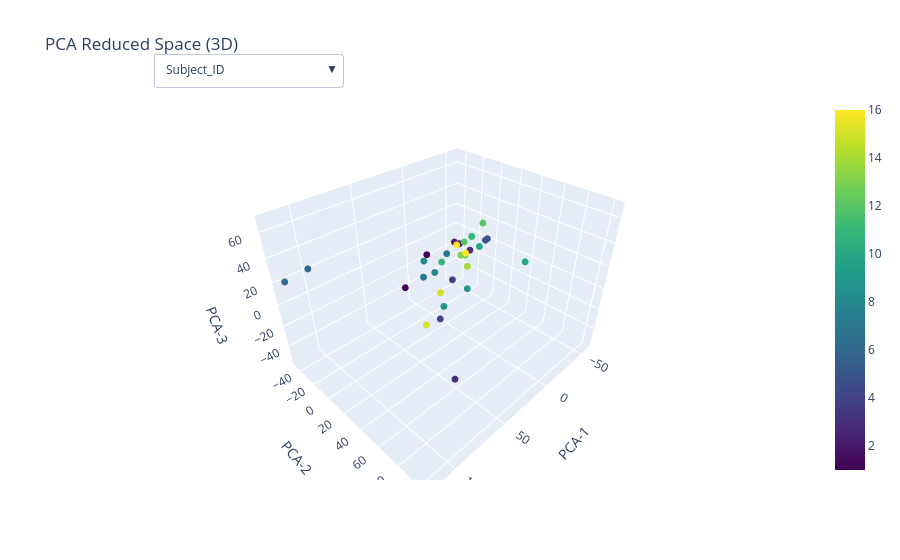

Notebook code for this chart:
### Code cell
from plotly import colors as pc

method = 'PCA'
dim = 3  # Can be 2 or 3

subject_ids = [meta[0] for meta in metadata]
trial_ids = [meta[1] for meta in metadata]
gender = [meta[2] for meta in metadata]
handiness = [meta[3] for meta in metadata]
age = [meta[4] for meta in metadata]

# Маппим время к каждой записи по Subject_ID (если в Excel есть Trial_id — можно расширить merge)
times = []
for sid in subject_ids:
    try:
        t = subject_metadata.loc[int(sid), '__time']
        # если у субъекта несколько строк в Excel — берём первую
        if isinstance(t, pd.Series):
            t = t.iloc[0]
        times.append(t)
    except Exception:
        times.append(None)

def _cond_from_time(t, day_start=10, day_end=18, eve_start=18, eve_end=24):
    if t is None:
        return 'other'
    h = int(t.hour)

    def in_window(a, b, h):
        # [a, b) с поддержкой обёртки через полночь; b может быть 24
        if a == b:
            return True  # весь круг
        if a < b:
            return a <= h < b
        # окно через полночь, например [22, 3)
        return (h >= a) or (h < b)

    if in_window(day_start, day_end, h):
        return 'day'
    if in_window(eve_start, eve_end, h):
        return 'evening'
    return 'other'

conditions = [_cond_from_time(t) for t in times]

# Adjust DataFrame columns based on dim
columns = [f'DIM-{i+1}' for i in range(dim)]
df = pd.DataFrame(reduced_data, columns=columns)
df['Subject_ID'] = subject_ids
df['Trial_ID'] = trial_ids
df['Gender'] = gender
df['Handiness'] = handiness
df['Age'] = age
df['Labels_DBSCAN'] = labels_dbscan
df['Labels_KNN'] = labels_knn
df['Labels_HDBSCAN'] = labels_hdbscan
df['Labels_GMM'] = labels_gmm
df['Labels_Spectral_Clustering'] = labels_spec_clust
df['Labels_Agglomerative'] = labels_agglomerative
df['Metadata'] = [str(meta) for meta in metadata]

df['Time'] = [t.strftime('%H:%M') if t is not None else None for t in times]  # человекочитаемо
df['Condition'] = conditions 

_CAT_PALETTE = (pc.qualitative.Plotly + pc.qualitative.D3 +
                pc.qualitative.Safe + pc.qualitative.Set3 +
                pc.qualitative.Pastel)

def _color_kwargs(series: pd.Series):
    s = pd.Series(series)

    # числовые столбцы → непрерывная шкала
    if pd.api.types.is_numeric_dtype(s):
        return {'color': s.to_numpy(), 'colorscale': 'Viridis', 'showscale': True}

    s_str = s.astype(str)

    # формат времени 'HH:MM' → переводим в минуты суток
    if s_str.dropna().str.match(r'^\d{1,2}:\d{2}$').all():
        dt = pd.to_datetime(s_str, format='%H:%M', errors='coerce')
        mins = (dt.dt.hour * 60 + dt.dt.minute).astype(float)
        return {'color': mins.to_numpy(), 'colorscale': 'Viridis', 'showscale': True}

    # категориальные значения → дискретные цвета
    cats = s_str.fillna('NA').unique()
    lut = {cat: _CAT_PALETTE[i % len(_CAT_PALETTE)] for i, cat in enumerate(cats)}
    mapped = s_str.fillna('NA').map(lut)
    return {'color': mapped.to_numpy()}

coloring_vars = [
    'Subject_ID', 'Trial_ID', 'Gender', 'Handiness', 'Age',
    'Labels_DBSCAN', 'Labels_KNN', 'Labels_HDBSCAN', 'Labels_GMM',
    'Labels_Spectral_Clustering', 'Labels_Agglomerative',
    'Condition', 'Time'
]

fig = go.Figure()

for i, var in enumerate(coloring_vars):
    if var not in df.columns:
        continue

    mkw = _color_kwargs(df[var])  # корректные параметры для marker

    if dim == 3:
        fig.add_trace(go.Scatter3d(
            x=df['DIM-1'], y=df['DIM-2'], z=df['DIM-3'],
            mode='markers',
            marker=dict(size=4, **mkw),
            hoverinfo='text',
            hovertext=df['Metadata'],
            name=var,
            visible=(i == 0)  # показываем первый слой по умолчанию
        ))
    else:
        fig.add_trace(go.Scatter(
            x=df['DIM-1'], y=df['DIM-2'],
            mode='markers',
            marker=dict(size=6, **mkw),
            hoverinfo='text',
            hovertext=df['Metadata'],
            name=var,
            visible=(i == 0)
        ))

# Кнопки для переключения раскраски
buttons = []
for i, var in enumerate(coloring_vars):
    buttons.append(dict(
        label=var,
        method='update',
        args=[{'visible': [j == i for j in range(len(coloring_vars))]}]
    ))

# ------------------------
# 6) Оформление и сохранение
# ------------------------
if dim == 3:
    fig.update_layout(
        updatemenus=[dict(
            buttons=buttons,
            direction='down',
            pad={'r': 10, 't': 10},
            showactive=True,
            x=0.1, xanchor='left',
            y=1.15, yanchor='top'
        )],
        title=f'{method} Reduced Space ({dim}D)',
        scene=dict(
            xaxis_title=f'{method}-1',
            yaxis_title=f'{method}-2',
            zaxis_title=f'{method}-3'
        ),
        showlegend=False
    )
else:
    fig.update_layout(
        updatemenus=[dict(
            buttons=buttons,
            direction='down',
            pad={'r': 10, 't': 10},
            showactive=True,
            x=0.1, xanchor='left',
            y=1.15, yanchor='top'
        )],
        title=f'{method} Reduced Space ({dim}D)',
        xaxis_title=f'{method}-1',
        yaxis_title=f'{method}-2',
        showlegend=False
    )

fig.show()

#fig.write_html(f'./Generated/Figures/Spectral_Analysis/Spectral_Clustering/All/Morlet_PCA_All_Clust_3D.html', include_plotlyjs='cdn', full_html=True)

### Figure 1 — Plotly figure (JSON) as saved in the notebook; plotly's stock layout.template omitted (floating-point values rounded to 4 significant figures)
{"data": [{"hoverinfo": "text", "hovertext": ["[4, 2, 'f', 'r', 30]", "[4, 1, 'f', 'r', 30]", "[14, 1, 'f', 'r', 18]", "[15, 2, 'f', 'r', 23]", "[15, 1, 'f', 'r', 23]", "[1, 2, 'f', 'r', 21]", "[1, 1, 'f', 'r', 21]", "[5, 2, 'm', 'r', 0]", "[5, 1, 'm', 'r', 0]", "[3, 2, 'm', 'r', 18]", "[3, 1, 'm', 'r', 18]", "[2, 2, 'm', 'r', 19]", "[2, 1, 'm', 'r', 19]", "[7, 2, 'f', 'r', 19]", "[7, 1, 'f', 'r', 19]", "[10, 2, 'm', 'r', 20]", "[10, 1, 'm', 'r', 20]", "[8, 2, 'm', 'r', 18]", "[8, 1, 'm', 'r', 18]", "[12, 2, 'm', 'r', 20]", "[12, 1, 'm', 'r', 20]", "[16, 2, 'f', 'r', 18]", "[16, 1, 'f', 'r', 18]", "[11, 2, 'm', 'r', 18]", "[11, 1, 'm', 'r', 18]", "[9, 2, 'f', 'r', 31]", "[9, 1, 'f', 'r', 31]", "[13, 2, 'm', 'n', 0]", "[13, 1, 'm', 'n', 0]", "[6, 2, 'f', 'r', 18]", "[6, 1, 'f', 'r', 18]"], "marker": {"color": [4, 4, 14, 15, 15, 1, 1, 5, 5, 3, 3, 2, 2, 7, 7, 10, 10, 8, 8, 12, 12, 16, 16, 11, 11, 9, 9, 13, 13, 6, 6], "colorscale": [[0, "#440154"], [0.1111, "#482878"], [0.2222, "#3e4989"], [0.3333, "#31688e"], [0.4444, "#26828e"], [0.5556, "#1f9e89"], [0.6667, "#35b779"], [0.7778, "#6ece58"], [0.8889, "#b5de2b"], [1, "#fde725"]], "showscale": true, "size": 4}, "mode": "markers", "name": "Subject_ID", "type": "scatter3d", "visible": true, "x": [-1.403, 23.4, -21.0, 7.311, 28.65, 42.78, 6.72, -51.91, -53.12, 46.66, -30.26, -27.01, -31.93, 26.61, -8.957, 41.41, -30.28, 12.4, 4.794, -29.59, -58.18, -25.03, -18.25, 6.152, -31.57, -6.705, 13.97, -23.37, -29.35, 118.9, 98.18], "y": [5.255, 15.81, 3.976, -0.2013, 4.573, -2.936, -16.69, -1.015, -4.225, 55.38, -2.045, -17.38, -16.18, 0.6056, -8.983, 102.6, 8.394, -14.21, -9.56, -8.35, -12.32, -2.274, -6.468, 0.1415, -1.695, 17.41, 10.52, -6.041, -6.215, -41.94, -45.91], "z": [-10.71, -32.29, -6.732, -22.33, -42.25, -0.9193, 7.755, 6.075, 2.907, -55.71, 2.893, 6.066, 2.969, 2.967, 5.417, 68.17, 10.76, 5.21, -7.323, 8.643, 15.13, 2.179, 11.22, 7.727, 15.94, -16.38, -27.44, -0.8196, -3.491, 22.35, 22.04]}, {"hoverinfo": "text", "hovertext": ["[4, 2, 'f', 'r', 30]", "[4, 1, 'f', 'r', 30]", "[14, 1, 'f', 'r', 18]", "[15, 2, 'f', 'r', 23]", "[15, 1, 'f', 'r', 23]", "[1, 2, 'f', 'r', 21]", "[1, 1, 'f', 'r', 21]", "[5, 2, 'm', 'r', 0]", "[5, 1, 'm', 'r', 0]", "[3, 2, 'm', 'r', 18]", "[3, 1, 'm', 'r', 18]", "[2, 2, 'm', 'r', 19]", "[2, 1, 'm', 'r', 19]", "[7, 2, 'f', 'r', 19]", "[7, 1, 'f', 'r', 19]", "[10, 2, 'm', 'r', 20]", "[10, 1, 'm', 'r', 20]", "[8, 2, 'm', 'r', 18]", "[8, 1, 'm', 'r', 18]", "[12, 2, 'm', 'r', 20]", "[12, 1, 'm', 'r', 20]", "[16, 2, 'f', 'r', 18]", "[16, 1, 'f', 'r', 18]", "[11, 2, 'm', 'r', 18]", "[11, 1, 'm', 'r', 18]", "[9, 2, 'f', 'r', 31]", "[9, 1, 'f', 'r', 31]", "[13, 2, 'm', 'n', 0]", "[13, 1, 'm', 'n', 0]", "[6, 2, 'f', 'r', 18]", "[6, 1, 'f', 'r', 18]"], "marker": {"color": [2, 1, 1, 2, 1, 2, 1, 2, 1, 2, 1, 2, 1, 2, 1, 2, 1, 2, 1, 2, 1, 2, 1, 2, 1, 2, 1, 2, 1, 2, 1], "colorscale": [[0, "#440154"], [0.1111, "#482878"], [0.2222, "#3e4989"], [0.3333, "#31688e"], [0.4444, "#26828e"], [0.5556, "#1f9e89"], [0.6667, "#35b779"], [0.7778, "#6ece58"], [0.8889, "#b5de2b"], [1, "#fde725"]], "showscale": true, "size": 4}, "mode": "markers", "name": "Trial_ID", "type": "scatter3d", "visible": false, "x": [-1.403, 23.4, -21.0, 7.311, 28.65, 42.78, 6.72, -51.91, -53.12, 46.66, -30.26, -27.01, -31.93, 26.61, -8.957, 41.41, -30.28, 12.4, 4.794, -29.59, -58.18, -25.03, -18.25, 6.152, -31.57, -6.705, 13.97, -23.37, -29.35, 118.9, 98.18], "y": [5.255, 15.81, 3.976, -0.2013, 4.573, -2.936, -16.69, -1.015, -4.225, 55.38, -2.045, -17.38, -16.18, 0.6056, -8.983, 102.6, 8.394, -14.21, -9.56, -8.35, -12.32, -2.274, -6.468, 0.1415, -1.695, 17.41, 10.52, -6.041, -6.215, -41.94, -45.91], "z": [-10.71, -32.29, -6.732, -22.33, -42.25, -0.9193, 7.755, 6.075, 2.907, -55.71, 2.893, 6.066, 2.969, 2.967, 5.417, 68.17, 10.76, 5.21, -7.323, 8.643, 15.13, 2.179, 11.22, 7.727, 15.94, -16.38, -27.44, -0.8196, -3.491, 22.35, 22.04]}, {"hoverinfo": "text", "hovertext": ["[4, 2, 'f', 'r', 30]", "[4, 1, 'f', 'r', 30]", "[14, 1, 'f', 'r', 18]", "[15, 2, 'f', 'r', 23]", "[15, 1, 'f', 'r', 23]", "[1, 2, 'f', 'r', 21]", "[1, 1, 'f', 'r', 21]", "[5, 2, 'm', 'r', 0]", "[5, 1, 'm', 'r', 0]", "[3, 2, 'm', 'r', 18]", "[3, 1, 'm', 'r', 18]", "[2, 2, 'm', 'r', 19]", "[2, 1, 'm', 'r', 19]", "[7, 2, 'f', 'r', 19]", "[7, 1, 'f', 'r', 19]", "[10, 2, 'm', 'r', 20]", "[10, 1, 'm', 'r', 20]", "[8, 2, 'm', 'r', 18]", "[8, 1, 'm', 'r', 18]", "[12, 2, 'm', 'r', 20]", "[12, 1, 'm', 'r', 20]", "[16, 2, 'f', 'r', 18]", "[16, 1, 'f', 'r', 18]", "[11, 2, 'm', 'r', 18]", "[11, 1, 'm', 'r', 18]", "[9, 2, 'f', 'r', 31]", "[9, 1, 'f', 'r', 31]", "[13, 2, 'm', 'n', 0]", "[13, 1, 'm', 'n', 0]", "[6, 2, 'f', 'r', 18]", "[6, 1, 'f', 'r', 18]"], "marker": {"color": ["#636EFA", "#636EFA", "#636EFA", "#636EFA", "#636EFA", "#636EFA", "#636EFA", "#EF553B", "#EF553B", "#EF553B", "#EF553B", "#EF553B", "#EF553B", "#636EFA", "#636EFA", "#EF553B", "#EF553B", "#EF553B", "#EF553B", "#EF553B", "#EF553B", "#636EFA", "#636EFA", "#EF553B", "#EF553B", "#636EFA", "#636EFA", "#EF553B", "#EF553B", "#636EFA", "#636EFA"], "size": 4}, "mode": "markers", "name": "Gender", "type": "scatter3d", "visible": false, "x": [-1.403, 23.4, -21.0, 7.311, 28.65, 42.78, 6.72, -51.91, -53.12, 46.66, -30.26, -27.01, -31.93, 26.61, -8.957, 41.41, -30.28, 12.4, 4.794, -29.59, -58.18, -25.03, -18.25, 6.152, -31.57, -6.705, 13.97, -23.37, -29.35, 118.9, 98.18], "y": [5.255, 15.81, 3.976, -0.2013, 4.573, -2.936, -16.69, -1.015, -4.225, 55.38, -2.045, -17.38, -16.18, 0.6056, -8.983, 102.6, 8.394, -14.21, -9.56, -8.35, -12.32, -2.274, -6.468, 0.1415, -1.695, 17.41, 10.52, -6.041, -6.215, -41.94, -45.91], "z": [-10.71, -32.29, -6.732, -22.33, -42.25, -0.9193, 7.755, 6.075, 2.907, -55.71, 2.893, 6.066, 2.969, 2.967, 5.417, 68.17, 10.76, 5.21, -7.323, 8.643, 15.13, 2.179, 11.22, 7.727, 15.94, -16.38, -27.44, -0.8196, -3.491, 22.35, 22.04]}, {"hoverinfo": "text", "hovertext": ["[4, 2, 'f', 'r', 30]", "[4, 1, 'f', 'r', 30]", "[14, 1, 'f', 'r', 18]", "[15, 2, 'f', 'r', 23]", "[15, 1, 'f', 'r', 23]", "[1, 2, 'f', 'r', 21]", "[1, 1, 'f', 'r', 21]", "[5, 2, 'm', 'r', 0]", "[5, 1, 'm', 'r', 0]", "[3, 2, 'm', 'r', 18]", "[3, 1, 'm', 'r', 18]", "[2, 2, 'm', 'r', 19]", "[2, 1, 'm', 'r', 19]", "[7, 2, 'f', 'r', 19]", "[7, 1, 'f', 'r', 19]", "[10, 2, 'm', 'r', 20]", "[10, 1, 'm', 'r', 20]", "[8, 2, 'm', 'r', 18]", "[8, 1, 'm', 'r', 18]", "[12, 2, 'm', 'r', 20]", "[12, 1, 'm', 'r', 20]", "[16, 2, 'f', 'r', 18]", "[16, 1, 'f', 'r', 18]", "[11, 2, 'm', 'r', 18]", "[11, 1, 'm', 'r', 18]", "[9, 2, 'f', 'r', 31]", "[9, 1, 'f', 'r', 31]", "[13, 2, 'm', 'n', 0]", "[13, 1, 'm', 'n', 0]", "[6, 2, 'f', 'r', 18]", "[6, 1, 'f', 'r', 18]"], "marker": {"color": ["#636EFA", "#636EFA", "#636EFA", "#636EFA", "#636EFA", "#636EFA", "#636EFA", "#636EFA", "#636EFA", "#636EFA", "#636EFA", "#636EFA", "#636EFA", "#636EFA", "#636EFA", "#636EFA", "#636EFA", "#636EFA", "#636EFA", "#636EFA", "#636EFA", "#636EFA", "#636EFA", "#636EFA", "#636EFA", "#636EFA", "#636EFA", "#EF553B", "#EF553B", "#636EFA", "#636EFA"], "size": 4}, "mode": "markers", "name": "Handiness", "type": "scatter3d", "visible": false, "x": [-1.403, 23.4, -21.0, 7.311, 28.65, 42.78, 6.72, -51.91, -53.12, 46.66, -30.26, -27.01, -31.93, 26.61, -8.957, 41.41, -30.28, 12.4, 4.794, -29.59, -58.18, -25.03, -18.25, 6.152, -31.57, -6.705, 13.97, -23.37, -29.35, 118.9, 98.18], "y": [5.255, 15.81, 3.976, -0.2013, 4.573, -2.936, -16.69, -1.015, -4.225, 55.38, -2.045, -17.38, -16.18, 0.6056, -8.983, 102.6, 8.394, -14.21, -9.56, -8.35, -12.32, -2.274, -6.468, 0.1415, -1.695, 17.41, 10.52, -6.041, -6.215, -41.94, -45.91], "z": [-10.71, -32.29, -6.732, -22.33, -42.25, -0.9193, 7.755, 6.075, 2.907, -55.71, 2.893, 6.066, 2.969, 2.967, 5.417, 68.17, 10.76, 5.21, -7.323, 8.643, 15.13, 2.179, 11.22, 7.727, 15.94, -16.38, -27.44, -0.8196, -3.491, 22.35, 22.04]}, {"hoverinfo": "text", "hovertext": ["[4, 2, 'f', 'r', 30]", "[4, 1, 'f', 'r', 30]", "[14, 1, 'f', 'r', 18]", "[15, 2, 'f', 'r', 23]", "[15, 1, 'f', 'r', 23]", "[1, 2, 'f', 'r', 21]", "[1, 1, 'f', 'r', 21]", "[5, 2, 'm', 'r', 0]", "[5, 1, 'm', 'r', 0]", "[3, 2, 'm', 'r', 18]", "[3, 1, 'm', 'r', 18]", "[2, 2, 'm', 'r', 19]", "[2, 1, 'm', 'r', 19]", "[7, 2, 'f', 'r', 19]", "[7, 1, 'f', 'r', 19]", "[10, 2, 'm', 'r', 20]", "[10, 1, 'm', 'r', 20]", "[8, 2, 'm', 'r', 18]", "[8, 1, 'm', 'r', 18]", "[12, 2, 'm', 'r', 20]", "[12, 1, 'm', 'r', 20]", "[16, 2, 'f', 'r', 18]", "[16, 1, 'f', 'r', 18]", "[11, 2, 'm', 'r', 18]", "[11, 1, 'm', 'r', 18]", "[9, 2, 'f', 'r', 31]", "[9, 1, 'f', 'r', 31]", "[13, 2, 'm', 'n', 0]", "[13, 1, 'm', 'n', 0]", "[6, 2, 'f', 'r', 18]", "[6, 1, 'f', 'r', 18]"], "marker": {"color": [30, 30, 18, 23, 23, 21, 21, 0, 0, 18, 18, 19, 19, 19, 19, 20, 20, 18, 18, 20, 20, 18, 18, 18, 18, 31, 31, 0, 0, 18, 18], "colorscale": [[0, "#440154"], [0.1111, "#482878"], [0.2222, "#3e4989"], [0.3333, "#31688e"], [0.4444, "#26828e"], [0.5556, "#1f9e89"], [0.6667, "#35b779"], [0.7778, "#6ece58"], [0.8889, "#b5de2b"], [1, "#fde725"]], "showscale": true, "size": 4}, "mode": "markers", "name": "Age", "type": "scatter3d", "visible": false, "x": [-1.403, 23.4, -21.0, 7.311, 28.65, 42.78, 6.72, -51.91, -53.12, 46.66, -30.26, -27.01, -31.93, 26.61, -8.957, 41.41, -30.28, 12.4, 4.794, -29.59, -58.18, -25.03, -18.25, 6.152, -31.57, -6.705, 13.97, -23.37, -29.35, 118.9, 98.18], "y": [5.255, 15.81, 3.976, -0.2013, 4.573, -2.936, -16.69, -1.015, -4.225, 55.38, -2.045, -17.38, -16.18, 0.6056, -8.983, 102.6, 8.394, -14.21, -9.56, -8.35, -12.32, -2.274, -6.468, 0.1415, -1.695, 17.41, 10.52, -6.041, -6.215, -41.94, -45.91], "z": [-10.71, -32.29, -6.732, -22.33, -42.25, -0.9193, 7.755, 6.075, 2.907, -55.71, 2.893, 6.066, 2.969, 2.967, 5.417, 68.17, 10.76, 5.21, -7.323, 8.643, 15.13, 2.179, 11.22, 7.727, 15.94, -16.38, -27.44, -0.8196, -3.491, 22.35, 22.04]}, {"hoverinfo": "text", "hovertext": ["[4, 2, 'f', 'r', 30]", "[4, 1, 'f', 'r', 30]", "[14, 1, 'f', 'r', 18]", "[15, 2, 'f', 'r', 23]", "[15, 1, 'f', 'r', 23]", "[1, 2, 'f', 'r', 21]", "[1, 1, 'f', 'r', 21]", "[5, 2, 'm', 'r', 0]", "[5, 1, 'm', 'r', 0]", "[3, 2, 'm', 'r', 18]", "[3, 1, 'm', 'r', 18]", "[2, 2, 'm', 'r', 19]", "[2, 1, 'm', 'r', 19]", "[7, 2, 'f', 'r', 19]", "[7, 1, 'f', 'r', 19]", "[10, 2, 'm', 'r', 20]", "[10, 1, 'm', 'r', 20]", "[8, 2, 'm', 'r', 18]", "[8, 1, 'm', 'r', 18]", "[12, 2, 'm', 'r', 20]", "[12, 1, 'm', 'r', 20]", "[16, 2, 'f', 'r', 18]", "[16, 1, 'f', 'r', 18]", "[11, 2, 'm', 'r', 18]", "[11, 1, 'm', 'r', 18]", "[9, 2, 'f', 'r', 31]", "[9, 1, 'f', 'r', 31]", "[13, 2, 'm', 'n', 0]", "[13, 1, 'm', 'n', 0]", "[6, 2, 'f', 'r', 18]", "[6, 1, 'f', 'r', 18]"], "marker": {"color": [0, 0, 0, 0, 0, 0, 0, 0, 0, -1, 0, 0, 0, 0, 0, -1, 0, 0, 0, 0, 0, 0, 0, 0, 0, 0, 0, 0, 0, 1, 1], "colorscale": [[0, "#440154"], [0.1111, "#482878"], [0.2222, "#3e4989"], [0.3333, "#31688e"], [0.4444, "#26828e"], [0.5556, "#1f9e89"], [0.6667, "#35b779"], [0.7778, "#6ece58"], [0.8889, "#b5de2b"], [1, "#fde725"]], "showscale": true, "size": 4}, "mode": "markers", "name": "Labels_DBSCAN", "type": "scatter3d", "visible": false, "x": [-1.403, 23.4, -21.0, 7.311, 28.65, 42.78, 6.72, -51.91, -53.12, 46.66, -30.26, -27.01, -31.93, 26.61, -8.957, 41.41, -30.28, 12.4, 4.794, -29.59, -58.18, -25.03, -18.25, 6.152, -31.57, -6.705, 13.97, -23.37, -29.35, 118.9, 98.18], "y": [5.255, 15.81, 3.976, -0.2013, 4.573, -2.936, -16.69, -1.015, -4.225, 55.38, -2.045, -17.38, -16.18, 0.6056, -8.983, 102.6, 8.394, -14.21, -9.56, -8.35, -12.32, -2.274, -6.468, 0.1415, -1.695, 17.41, 10.52, -6.041, -6.215, -41.94, -45.91], "z": [-10.71, -32.29, -6.732, -22.33, -42.25, -0.9193, 7.755, 6.075, 2.907, -55.71, 2.893, 6.066, 2.969, 2.967, 5.417, 68.17, 10.76, 5.21, -7.323, 8.643, 15.13, 2.179, 11.22, 7.727, 15.94, -16.38, -27.44, -0.8196, -3.491, 22.35, 22.04]}, {"hoverinfo": "text", "hovertext": ["[4, 2, 'f', 'r', 30]", "[4, 1, 'f', 'r', 30]", "[14, 1, 'f', 'r', 18]", "[15, 2, 'f', 'r', 23]", "[15, 1, 'f', 'r', 23]", "[1, 2, 'f', 'r', 21]", "[1, 1, 'f', 'r', 21]", "[5, 2, 'm', 'r', 0]", "[5, 1, 'm', 'r', 0]", "[3, 2, 'm', 'r', 18]", "[3, 1, 'm', 'r', 18]", "[2, 2, 'm', 'r', 19]", "[2, 1, 'm', 'r', 19]", "[7, 2, 'f', 'r', 19]", "[7, 1, 'f', 'r', 19]", "[10, 2, 'm', 'r', 20]", "[10, 1, 'm', 'r', 20]", "[8, 2, 'm', 'r', 18]", "[8, 1, 'm', 'r', 18]", "[12, 2, 'm', 'r', 20]", "[12, 1, 'm', 'r', 20]", "[16, 2, 'f', 'r', 18]", "[16, 1, 'f', 'r', 18]", "[11, 2, 'm', 'r', 18]", "[11, 1, 'm', 'r', 18]", "[9, 2, 'f', 'r', 31]", "[9, 1, 'f', 'r', 31]", "[13, 2, 'm', 'n', 0]", "[13, 1, 'm', 'n', 0]", "[6, 2, 'f', 'r', 18]", "[6, 1, 'f', 'r', 18]"], "marker": {"color": [0, 0, 0, 0, 0, 0, 0, 0, 0, 0, 0, 0, 0, 0, 0, 0, 0, 0, 0, 0, 0, 0, 0, 0, 0, 0, 0, 0, 0, 1, 1], "colorscale": [[0, "#440154"], [0.1111, "#482878"], [0.2222, "#3e4989"], [0.3333, "#31688e"], [0.4444, "#26828e"], [0.5556, "#1f9e89"], [0.6667, "#35b779"], [0.7778, "#6ece58"], [0.8889, "#b5de2b"], [1, "#fde725"]], "showscale": true, "size": 4}, "mode": "markers", "name": "Labels_KNN", "type": "scatter3d", "visible": false, "x": [-1.403, 23.4, -21.0, 7.311, 28.65, 42.78, 6.72, -51.91, -53.12, 46.66, -30.26, -27.01, -31.93, 26.61, -8.957, 41.41, -30.28, 12.4, 4.794, -29.59, -58.18, -25.03, -18.25, 6.152, -31.57, -6.705, 13.97, -23.37, -29.35, 118.9, 98.18], "y": [5.255, 15.81, 3.976, -0.2013, 4.573, -2.936, -16.69, -1.015, -4.225, 55.38, -2.045, -17.38, -16.18, 0.6056, -8.983, 102.6, 8.394, -14.21, -9.56, -8.35, -12.32, -2.274, -6.468, 0.1415, -1.695, 17.41, 10.52, -6.041, -6.215, -41.94, -45.91], "z": [-10.71, -32.29, -6.732, -22.33, -42.25, -0.9193, 7.755, 6.075, 2.907, -55.71, 2.893, 6.066, 2.969, 2.967, 5.417, 68.17, 10.76, 5.21, -7.323, 8.643, 15.13, 2.179, 11.22, 7.727, 15.94, -16.38, -27.44, -0.8196, -3.491, 22.35, 22.04]}, {"hoverinfo": "text", "hovertext": ["[4, 2, 'f', 'r', 30]", "[4, 1, 'f', 'r', 30]", "[14, 1, 'f', 'r', 18]", "[15, 2, 'f', 'r', 23]", "[15, 1, 'f', 'r', 23]", "[1, 2, 'f', 'r', 21]", "[1, 1, 'f', 'r', 21]", "[5, 2, 'm', 'r', 0]", "[5, 1, 'm', 'r', 0]", "[3, 2, 'm', 'r', 18]", "[3, 1, 'm', 'r', 18]", "[2, 2, 'm', 'r', 19]", "[2, 1, 'm', 'r', 19]", "[7, 2, 'f', 'r', 19]", "[7, 1, 'f', 'r', 19]", "[10, 2, 'm', 'r', 20]", "[10, 1, 'm', 'r', 20]", "[8, 2, 'm', 'r', 18]", "[8, 1, 'm', 'r', 18]", "[12, 2, 'm', 'r', 20]", "[12, 1, 'm', 'r', 20]", "[16, 2, 'f', 'r', 18]", "[16, 1, 'f', 'r', 18]", "[11, 2, 'm', 'r', 18]", "[11, 1, 'm', 'r', 18]", "[9, 2, 'f', 'r', 31]", "[9, 1, 'f', 'r', 31]", "[13, 2, 'm', 'n', 0]", "[13, 1, 'm', 'n', 0]", "[6, 2, 'f', 'r', 18]", "[6, 1, 'f', 'r', 18]"], "marker": {"color": [-1, -1, -1, -1, -1, -1, -1, -1, -1, -1, -1, -1, -1, -1, -1, -1, -1, -1, -1, -1, -1, -1, -1, -1, -1, -1, -1, -1, -1, -1, -1], "colorscale": [[0, "#440154"], [0.1111, "#482878"], [0.2222, "#3e4989"], [0.3333, "#31688e"], [0.4444, "#26828e"], [0.5556, "#1f9e89"], [0.6667, "#35b779"], [0.7778, "#6ece58"], [0.8889, "#b5de2b"], [1, "#fde725"]], "showscale": true, "size": 4}, "mode": "markers", "name": "Labels_HDBSCAN", "type": "scatter3d", "visible": false, "x": [-1.403, 23.4, -21.0, 7.311, 28.65, 42.78, 6.72, -51.91, -53.12, 46.66, -30.26, -27.01, -31.93, 26.61, -8.957, 41.41, -30.28, 12.4, 4.794, -29.59, -58.18, -25.03, -18.25, 6.152, -31.57, -6.705, 13.97, -23.37, -29.35, 118.9, 98.18], "y": [5.255, 15.81, 3.976, -0.2013, 4.573, -2.936, -16.69, -1.015, -4.225, 55.38, -2.045, -17.38, -16.18, 0.6056, -8.983, 102.6, 8.394, -14.21, -9.56, -8.35, -12.32, -2.274, -6.468, 0.1415, -1.695, 17.41, 10.52, -6.041, -6.215, -41.94, -45.91], "z": [-10.71, -32.29, -6.732, -22.33, -42.25, -0.9193, 7.755, 6.075, 2.907, -55.71, 2.893, 6.066, 2.969, 2.967, 5.417, 68.17, 10.76, 5.21, -7.323, 8.643, 15.13, 2.179, 11.22, 7.727, 15.94, -16.38, -27.44, -0.8196, -3.491, 22.35, 22.04]}, {"hoverinfo": "text", "hovertext": ["[4, 2, 'f', 'r', 30]", "[4, 1, 'f', 'r', 30]", "[14, 1, 'f', 'r', 18]", "[15, 2, 'f', 'r', 23]", "[15, 1, 'f', 'r', 23]", "[1, 2, 'f', 'r', 21]", "[1, 1, 'f', 'r', 21]", "[5, 2, 'm', 'r', 0]", "[5, 1, 'm', 'r', 0]", "[3, 2, 'm', 'r', 18]", "[3, 1, 'm', 'r', 18]", "[2, 2, 'm', 'r', 19]", "[2, 1, 'm', 'r', 19]", "[7, 2, 'f', 'r', 19]", "[7, 1, 'f', 'r', 19]", "[10, 2, 'm', 'r', 20]", "[10, 1, 'm', 'r', 20]", "[8, 2, 'm', 'r', 18]", "[8, 1, 'm', 'r', 18]", "[12, 2, 'm', 'r', 20]", "[12, 1, 'm', 'r', 20]", "[16, 2, 'f', 'r', 18]", "[16, 1, 'f', 'r', 18]", "[11, 2, 'm', 'r', 18]", "[11, 1, 'm', 'r', 18]", "[9, 2, 'f', 'r', 31]", "[9, 1, 'f', 'r', 31]", "[13, 2, 'm', 'n', 0]", "[13, 1, 'm', 'n', 0]", "[6, 2, 'f', 'r', 18]", "[6, 1, 'f', 'r', 18]"], "marker": {"color": [4, 2, 0, 4, 5, 5, 0, 0, 0, 2, 0, 0, 0, 3, 0, 5, 0, 4, 4, 0, 0, 0, 0, 4, 0, 4, 3, 0, 0, 1, 1], "colorscale": [[0, "#440154"], [0.1111, "#482878"], [0.2222, "#3e4989"], [0.3333, "#31688e"], [0.4444, "#26828e"], [0.5556, "#1f9e89"], [0.6667, "#35b779"], [0.7778, "#6ece58"], [0.8889, "#b5de2b"], [1, "#fde725"]], "showscale": true, "size": 4}, "mode": "markers", "name": "Labels_GMM", "type": "scatter3d", "visible": false, "x": [-1.403, 23.4, -21.0, 7.311, 28.65, 42.78, 6.72, -51.91, -53.12, 46.66, -30.26, -27.01, -31.93, 26.61, -8.957, 41.41, -30.28, 12.4, 4.794, -29.59, -58.18, -25.03, -18.25, 6.152, -31.57, -6.705, 13.97, -23.37, -29.35, 118.9, 98.18], "y": [5.255, 15.81, 3.976, -0.2013, 4.573, -2.936, -16.69, -1.015, -4.225, 55.38, -2.045, -17.38, -16.18, 0.6056, -8.983, 102.6, 8.394, -14.21, -9.56, -8.35, -12.32, -2.274, -6.468, 0.1415, -1.695, 17.41, 10.52, -6.041, -6.215, -41.94, -45.91], "z": [-10.71, -32.29, -6.732, -22.33, -42.25, -0.9193, 7.755, 6.075, 2.907, -55.71, 2.893, 6.066, 2.969, 2.967, 5.417, 68.17, 10.76, 5.21, -7.323, 8.643, 15.13, 2.179, 11.22, 7.727, 15.94, -16.38, -27.44, -0.8196, -3.491, 22.35, 22.04]}, {"hoverinfo": "text", "hovertext": ["[4, 2, 'f', 'r', 30]", "[4, 1, 'f', 'r', 30]", "[14, 1, 'f', 'r', 18]", "[15, 2, 'f', 'r', 23]", "[15, 1, 'f', 'r', 23]", "[1, 2, 'f', 'r', 21]", "[1, 1, 'f', 'r', 21]", "[5, 2, 'm', 'r', 0]", "[5, 1, 'm', 'r', 0]", "[3, 2, 'm', 'r', 18]", "[3, 1, 'm', 'r', 18]", "[2, 2, 'm', 'r', 19]", "[2, 1, 'm', 'r', 19]", "[7, 2, 'f', 'r', 19]", "[7, 1, 'f', 'r', 19]", "[10, 2, 'm', 'r', 20]", "[10, 1, 'm', 'r', 20]", "[8, 2, 'm', 'r', 18]", "[8, 1, 'm', 'r', 18]", "[12, 2, 'm', 'r', 20]", "[12, 1, 'm', 'r', 20]", "[16, 2, 'f', 'r', 18]", "[16, 1, 'f', 'r', 18]", "[11, 2, 'm', 'r', 18]", "[11, 1, 'm', 'r', 18]", "[9, 2, 'f', 'r', 31]", "[9, 1, 'f', 'r', 31]", "[13, 2, 'm', 'n', 0]", "[13, 1, 'm', 'n', 0]", "[6, 2, 'f', 'r', 18]", "[6, 1, 'f', 'r', 18]"], "marker": {"color": [2, 2, 0, 2, 2, 2, 2, 0, 0, 2, 0, 0, 0, 3, 3, 2, 0, 2, 2, 0, 0, 0, 0, 2, 0, 3, 3, 0, 0, 1, 1], "colorscale": [[0, "#440154"], [0.1111, "#482878"], [0.2222, "#3e4989"], [0.3333, "#31688e"], [0.4444, "#26828e"], [0.5556, "#1f9e89"], [0.6667, "#35b779"], [0.7778, "#6ece58"], [0.8889, "#b5de2b"], [1, "#fde725"]], "showscale": true, "size": 4}, "mode": "markers", "name": "Labels_Spectral_Clustering", "type": "scatter3d", "visible": false, "x": [-1.403, 23.4, -21.0, 7.311, 28.65, 42.78, 6.72, -51.91, -53.12, 46.66, -30.26, -27.01, -31.93, 26.61, -8.957, 41.41, -30.28, 12.4, 4.794, -29.59, -58.18, -25.03, -18.25, 6.152, -31.57, -6.705, 13.97, -23.37, -29.35, 118.9, 98.18], "y": [5.255, 15.81, 3.976, -0.2013, 4.573, -2.936, -16.69, -1.015, -4.225, 55.38, -2.045, -17.38, -16.18, 0.6056, -8.983, 102.6, 8.394, -14.21, -9.56, -8.35, -12.32, -2.274, -6.468, 0.1415, -1.695, 17.41, 10.52, -6.041, -6.215, -41.94, -45.91], "z": [-10.71, -32.29, -6.732, -22.33, -42.25, -0.9193, 7.755, 6.075, 2.907, -55.71, 2.893, 6.066, 2.969, 2.967, 5.417, 68.17, 10.76, 5.21, -7.323, 8.643, 15.13, 2.179, 11.22, 7.727, 15.94, -16.38, -27.44, -0.8196, -3.491, 22.35, 22.04]}, {"hoverinfo": "text", "hovertext": ["[4, 2, 'f', 'r', 30]", "[4, 1, 'f', 'r', 30]", "[14, 1, 'f', 'r', 18]", "[15, 2, 'f', 'r', 23]", "[15, 1, 'f', 'r', 23]", "[1, 2, 'f', 'r', 21]", "[1, 1, 'f', 'r', 21]", "[5, 2, 'm', 'r', 0]", "[5, 1, 'm', 'r', 0]", "[3, 2, 'm', 'r', 18]", "[3, 1, 'm', 'r', 18]", "[2, 2, 'm', 'r', 19]", "[2, 1, 'm', 'r', 19]", "[7, 2, 'f', 'r', 19]", "[7, 1, 'f', 'r', 19]", "[10, 2, 'm', 'r', 20]", "[10, 1, 'm', 'r', 20]", "[8, 2, 'm', 'r', 18]", "[8, 1, 'm', 'r', 18]", "[12, 2, 'm', 'r', 20]", "[12, 1, 'm', 'r', 20]", "[16, 2, 'f', 'r', 18]", "[16, 1, 'f', 'r', 18]", "[11, 2, 'm', 'r', 18]", "[11, 1, 'm', 'r', 18]", "[9, 2, 'f', 'r', 31]", "[9, 1, 'f', 'r', 31]", "[13, 2, 'm', 'n', 0]", "[13, 1, 'm', 'n', 0]", "[6, 2, 'f', 'r', 18]", "[6, 1, 'f', 'r', 18]"], "marker": {"color": [0, 0, 0, 0, 0, 0, 0, 2, 2, 0, 2, 2, 2, 0, 2, 3, 2, 0, 0, 2, 2, 2, 2, 0, 2, 0, 0, 2, 2, 1, 1], "colorscale": [[0, "#440154"], [0.1111, "#482878"], [0.2222, "#3e4989"], [0.3333, "#31688e"], [0.4444, "#26828e"], [0.5556, "#1f9e89"], [0.6667, "#35b779"], [0.7778, "#6ece58"], [0.8889, "#b5de2b"], [1, "#fde725"]], "showscale": true, "size": 4}, "mode": "markers", "name": "Labels_Agglomerative", "type": "scatter3d", "visible": false, "x": [-1.403, 23.4, -21.0, 7.311, 28.65, 42.78, 6.72, -51.91, -53.12, 46.66, -30.26, -27.01, -31.93, 26.61, -8.957, 41.41, -30.28, 12.4, 4.794, -29.59, -58.18, -25.03, -18.25, 6.152, -31.57, -6.705, 13.97, -23.37, -29.35, 118.9, 98.18], "y": [5.255, 15.81, 3.976, -0.2013, 4.573, -2.936, -16.69, -1.015, -4.225, 55.38, -2.045, -17.38, -16.18, 0.6056, -8.983, 102.6, 8.394, -14.21, -9.56, -8.35, -12.32, -2.274, -6.468, 0.1415, -1.695, 17.41, 10.52, -6.041, -6.215, -41.94, -45.91], "z": [-10.71, -32.29, -6.732, -22.33, -42.25, -0.9193, 7.755, 6.075, 2.907, -55.71, 2.893, 6.066, 2.969, 2.967, 5.417, 68.17, 10.76, 5.21, -7.323, 8.643, 15.13, 2.179, 11.22, 7.727, 15.94, -16.38, -27.44, -0.8196, -3.491, 22.35, 22.04]}, {"hoverinfo": "text", "hovertext": ["[4, 2, 'f', 'r', 30]", "[4, 1, 'f', 'r', 30]", "[14, 1, 'f', 'r', 18]", "[15, 2, 'f', 'r', 23]", "[15, 1, 'f', 'r', 23]", "[1, 2, 'f', 'r', 21]", "[1, 1, 'f', 'r', 21]", "[5, 2, 'm', 'r', 0]", "[5, 1, 'm', 'r', 0]", "[3, 2, 'm', 'r', 18]", "[3, 1, 'm', 'r', 18]", "[2, 2, 'm', 'r', 19]", "[2, 1, 'm', 'r', 19]", "[7, 2, 'f', 'r', 19]", "[7, 1, 'f', 'r', 19]", "[10, 2, 'm', 'r', 20]", "[10, 1, 'm', 'r', 20]", "[8, 2, 'm', 'r', 18]", "[8, 1, 'm', 'r', 18]", "[12, 2, 'm', 'r', 20]", "[12, 1, 'm', 'r', 20]", "[16, 2, 'f', 'r', 18]", "[16, 1, 'f', 'r', 18]", "[11, 2, 'm', 'r', 18]", "[11, 1, 'm', 'r', 18]", "[9, 2, 'f', 'r', 31]", "[9, 1, 'f', 'r', 31]", "[13, 2, 'm', 'n', 0]", "[13, 1, 'm', 'n', 0]", "[6, 2, 'f', 'r', 18]", "[6, 1, 'f', 'r', 18]"], "marker": {"color": ["#636EFA", "#636EFA", "#636EFA", "#636EFA", "#636EFA", "#EF553B", "#EF553B", "#EF553B", "#EF553B", "#636EFA", "#636EFA", "#EF553B", "#EF553B", "#636EFA", "#636EFA", "#EF553B", "#EF553B", "#EF553B", "#EF553B", "#636EFA", "#636EFA", "#EF553B", "#EF553B", "#636EFA", "#636EFA", "#636EFA", "#636EFA", "#EF553B", "#EF553B", "#636EFA", "#636EFA"], "size": 4}, "mode": "markers", "name": "Condition", "type": "scatter3d", "visible": false, "x": [-1.403, 23.4, -21.0, 7.311, 28.65, 42.78, 6.72, -51.91, -53.12, 46.66, -30.26, -27.01, -31.93, 26.61, -8.957, 41.41, -30.28, 12.4, 4.794, -29.59, -58.18, -25.03, -18.25, 6.152, -31.57, -6.705, 13.97, -23.37, -29.35, 118.9, 98.18], "y": [5.255, 15.81, 3.976, -0.2013, 4.573, -2.936, -16.69, -1.015, -4.225, 55.38, -2.045, -17.38, -16.18, 0.6056, -8.983, 102.6, 8.394, -14.21, -9.56, -8.35, -12.32, -2.274, -6.468, 0.1415, -1.695, 17.41, 10.52, -6.041, -6.215, -41.94, -45.91], "z": [-10.71, -32.29, -6.732, -22.33, -42.25, -0.9193, 7.755, 6.075, 2.907, -55.71, 2.893, 6.066, 2.969, 2.967, 5.417, 68.17, 10.76, 5.21, -7.323, 8.643, 15.13, 2.179, 11.22, 7.727, 15.94, -16.38, -27.44, -0.8196, -3.491, 22.35, 22.04]}, {"hoverinfo": "text", "hovertext": ["[4, 2, 'f', 'r', 30]", "[4, 1, 'f', 'r', 30]", "[14, 1, 'f', 'r', 18]", "[15, 2, 'f', 'r', 23]", "[15, 1, 'f', 'r', 23]", "[1, 2, 'f', 'r', 21]", "[1, 1, 'f', 'r', 21]", "[5, 2, 'm', 'r', 0]", "[5, 1, 'm', 'r', 0]", "[3, 2, 'm', 'r', 18]", "[3, 1, 'm', 'r', 18]", "[2, 2, 'm', 'r', 19]", "[2, 1, 'm', 'r', 19]", "[7, 2, 'f', 'r', 19]", "[7, 1, 'f', 'r', 19]", "[10, 2, 'm', 'r', 20]", "[10, 1, 'm', 'r', 20]", "[8, 2, 'm', 'r', 18]", "[8, 1, 'm', 'r', 18]", "[12, 2, 'm', 'r', 20]", "[12, 1, 'm', 'r', 20]", "[16, 2, 'f', 'r', 18]", "[16, 1, 'f', 'r', 18]", "[11, 2, 'm', 'r', 18]", "[11, 1, 'm', 'r', 18]", "[9, 2, 'f', 'r', 31]", "[9, 1, 'f', 'r', 31]", "[13, 2, 'm', 'n', 0]", "[13, 1, 'm', 'n', 0]", "[6, 2, 'f', 'r', 18]", "[6, 1, 'f', 'r', 18]"], "marker": {"color": [960.0, 960.0, 780.0, 960.0, 960.0, 1080.0, 1080.0, 1140.0, 1140.0, 780.0, 780.0, 1200.0, 1200.0, 960.0, 960.0, 1140.0, 1140.0, 1140.0, 1140.0, 960.0, 960.0, 1140.0, 1140.0, 780.0, 780.0, 780.0, 780.0, 1140.0, 1140.0, 780.0, 780.0], "colorscale": [[0, "#440154"], [0.1111, "#482878"], [0.2222, "#3e4989"], [0.3333, "#31688e"], [0.4444, "#26828e"], [0.5556, "#1f9e89"], [0.6667, "#35b779"], [0.7778, "#6ece58"], [0.8889, "#b5de2b"], [1, "#fde725"]], "showscale": true, "size": 4}, "mode": "markers", "name": "Time", "type": "scatter3d", "visible": false, "x": [-1.403, 23.4, -21.0, 7.311, 28.65, 42.78, 6.72, -51.91, -53.12, 46.66, -30.26, -27.01, -31.93, 26.61, -8.957, 41.41, -30.28, 12.4, 4.794, -29.59, -58.18, -25.03, -18.25, 6.152, -31.57, -6.705, 13.97, -23.37, -29.35, 118.9, 98.18], "y": [5.255, 15.81, 3.976, -0.2013, 4.573, -2.936, -16.69, -1.015, -4.225, 55.38, -2.045, -17.38, -16.18, 0.6056, -8.983, 102.6, 8.394, -14.21, -9.56, -8.35, -12.32, -2.274, -6.468, 0.1415, -1.695, 17.41, 10.52, -6.041, -6.215, -41.94, -45.91], "z": [-10.71, -32.29, -6.732, -22.33, -42.25, -0.9193, 7.755, 6.075, 2.907, -55.71, 2.893, 6.066, 2.969, 2.967, 5.417, 68.17, 10.76, 5.21, -7.323, 8.643, 15.13, 2.179, 11.22, 7.727, 15.94, -16.38, -27.44, -0.8196, -3.491, 22.35, 22.04]}], "layout": {"scene": {"xaxis": {"title": {"text": "PCA-1"}}, "yaxis": {"title": {"text": "PCA-2"}}, "zaxis": {"title": {"text": "PCA-3"}}}, "showlegend": false, "title": {"text": "PCA Reduced Space (3D)"}, "updatemenus": [{"buttons": [{"args": [{"visible": [true, false, false, false, false, false, false, false, false, false, false, false, false]}], "label": "Subject_ID", "method": "update"}, {"args": [{"visible": [false, true, false, false, false, false, false, false, false, false, false, false, false]}], "label": "Trial_ID", "method": "update"}, {"args": [{"visible": [false, false, true, false, false, false, false, false, false, false, false, false, false]}], "label": "Gender", "method": "update"}, {"args": [{"visible": [false, false, false, true, false, false, false, false, false, false, false, false, false]}], "label": "Handiness", "method": "update"}, {"args": [{"visible": [false, false, false, false, true, false, false, false, false, false, false, false, false]}], "label": "Age", "method": "update"}, {"args": [{"visible": [false, false, false, false, false, true, false, false, false, false, false, false, false]}], "label": "Labels_DBSCAN", "method": "update"}, {"args": [{"visible": [false, false, false, false, false, false, true, false, false, false, false, false, false]}], "label": "Labels_KNN", "method": "update"}, {"args": [{"visible": [false, false, false, false, false, false, false, true, false, false, false, false, false]}], "label": "Labels_HDBSCAN", "method": "update"}, {"args": [{"visible": [false, false, false, false, false, false, false, false, true, false, false, false, false]}], "label": "Labels_GMM", "method": "update"}, {"args": [{"visible": [false, false, false, false, false, false, false, false, false, true, false, false, false]}], "label": "Labels_Spectral_Clustering", "method": "update"}, {"args": [{"visible": [false, false, false, false, false, false, false, false, false, false, true, false, false]}], "label": "Labels_Agglomerative", "method": "update"}, {"args": [{"visible": [false, false, false, false, false, false, false, false, false, false, false, true, false]}], "label": "Condition", "method": "update"}, {"args": [{"visible": [false, false, false, false, false, false, false, false, false, false, false, false, true]}], "label": "Time", "method": "update"}], "direction": "down", "pad": {"r": 10, "t": 10}, "showactive": true, "x": 0.1, "xanchor": "left", "y": 1.15, "yanchor": "top"}]}}
